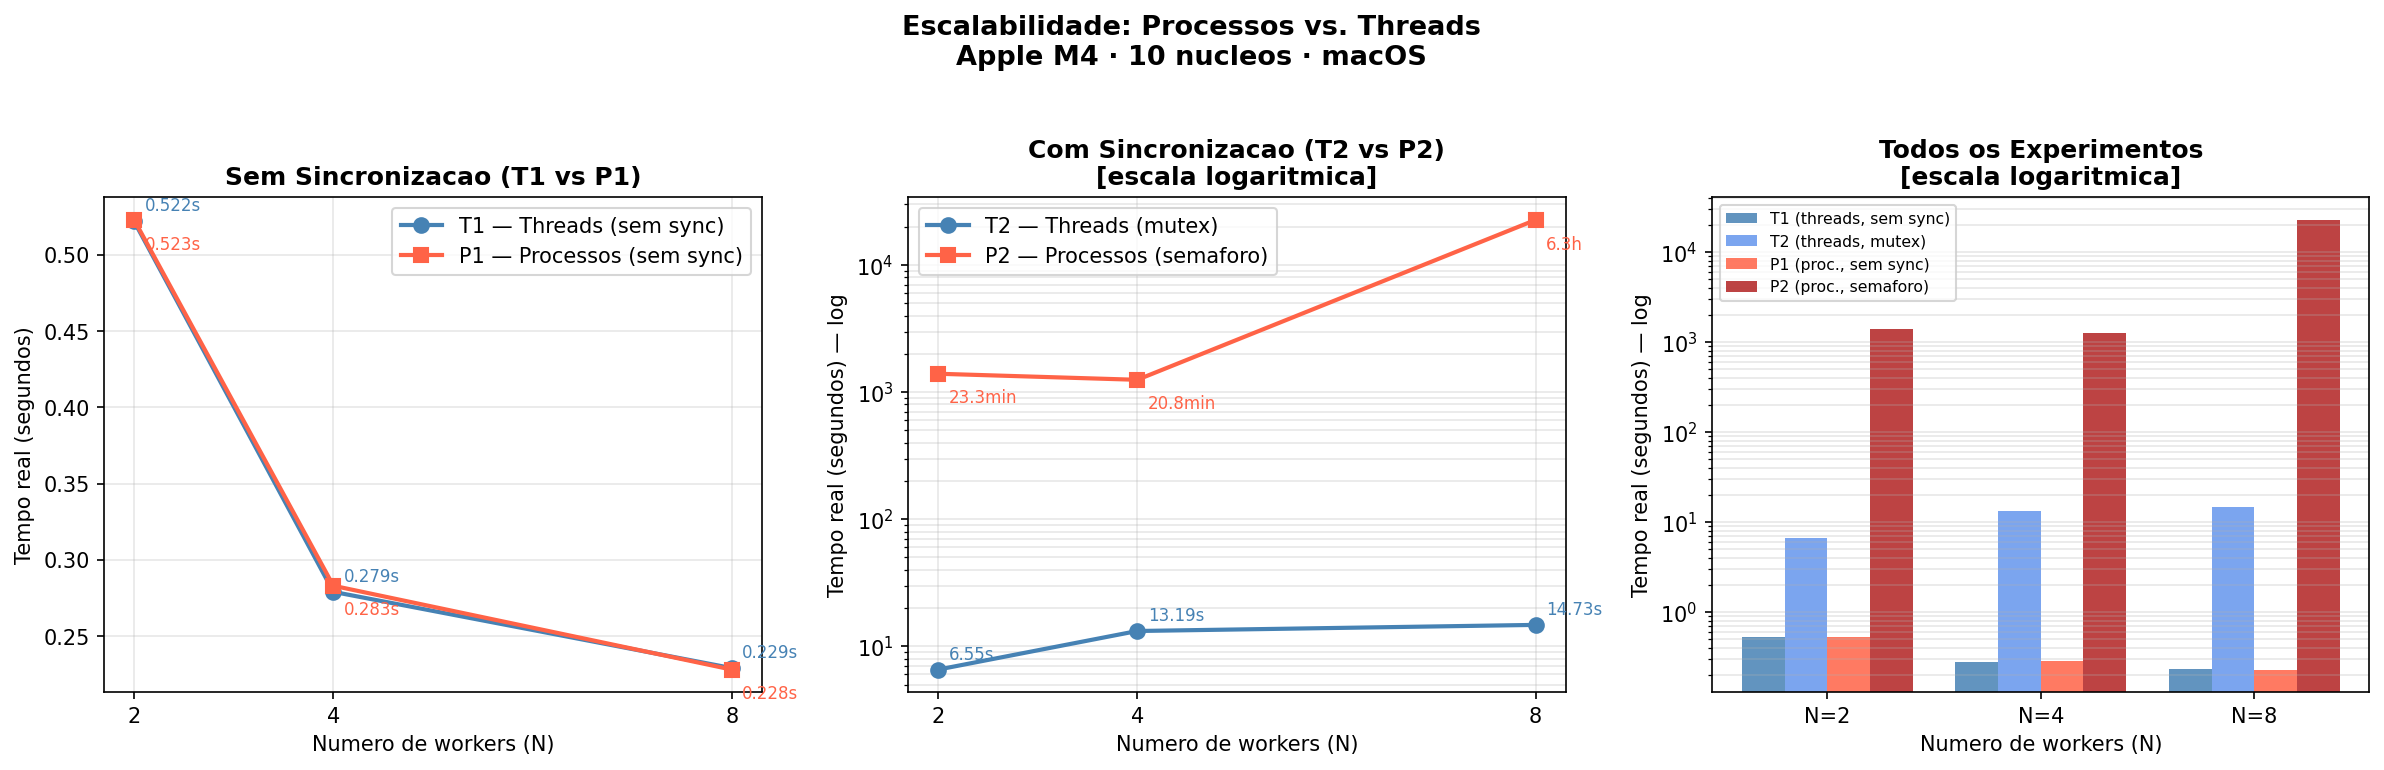

Write Python code to recreate this figure.
"""
grafico.py - Gera os graficos de escalabilidade do T1 de Sistemas Operacionais
Dados reais coletados em Apple M4 (10 nucleos, 24 GB RAM), macOS
"""

import matplotlib
matplotlib.use('Agg')
import matplotlib.pyplot as plt
import matplotlib.ticker as ticker
import numpy as np

N = [2, 4, 8]

# Tempos reais de execucao (segundos) — coletados com 'time' em macOS
T1 = [0.522, 0.279, 0.229]   # threads sem mutex
T2 = [6.551, 13.185, 14.728] # threads com pthread_mutex
P1 = [0.523, 0.283, 0.228]   # processos sem semaforo
P2 = [1395.57, 1250.52, 22681.46]  # processos com sem_open

# --------------------------------------------------------------------------
# Grafico 1: Escala linear — T1 e P1 (experimentos sem sincronizacao)
# --------------------------------------------------------------------------
fig, axes = plt.subplots(1, 3, figsize=(16, 5))
fig.suptitle('Escalabilidade: Processos vs. Threads\nApple M4 · 10 nucleos · macOS',
             fontsize=13, fontweight='bold', y=1.02)

# --- Subplot A: sem sincronizacao (T1 vs P1) ---
ax = axes[0]
ax.plot(N, T1, 'o-', color='steelblue',  linewidth=2, markersize=7, label='T1 — Threads (sem sync)')
ax.plot(N, P1, 's-', color='tomato',     linewidth=2, markersize=7, label='P1 — Processos (sem sync)')
ax.set_title('Sem Sincronizacao (T1 vs P1)', fontweight='bold')
ax.set_xlabel('Numero de workers (N)')
ax.set_ylabel('Tempo real (segundos)')
ax.set_xticks(N)
ax.legend()
ax.grid(True, alpha=0.3)
for xi, y1, y2 in zip(N, T1, P1):
    ax.annotate(f'{y1:.3f}s', (xi, y1), textcoords='offset points', xytext=(5, 5), fontsize=8, color='steelblue')
    ax.annotate(f'{y2:.3f}s', (xi, y2), textcoords='offset points', xytext=(5, -14), fontsize=8, color='tomato')

# --- Subplot B: com sincronizacao — T2 vs P2 (escala log) ---
ax = axes[1]
ax.plot(N, T2,  'o-', color='steelblue', linewidth=2, markersize=7, label='T2 — Threads (mutex)')
ax.plot(N, P2,  's-', color='tomato',    linewidth=2, markersize=7, label='P2 — Processos (semaforo)')
ax.set_yscale('log')
ax.set_title('Com Sincronizacao (T2 vs P2)\n[escala logaritmica]', fontweight='bold')
ax.set_xlabel('Numero de workers (N)')
ax.set_ylabel('Tempo real (segundos) — log')
ax.set_xticks(N)
ax.legend()
ax.grid(True, which='both', alpha=0.3)

def fmt_time(s):
    if s >= 3600:
        return f'{s/3600:.1f}h'
    if s >= 60:
        return f'{s/60:.1f}min'
    return f'{s:.2f}s'

for xi, y1, y2 in zip(N, T2, P2):
    ax.annotate(fmt_time(y1), (xi, y1), textcoords='offset points', xytext=(5, 5),  fontsize=8, color='steelblue')
    ax.annotate(fmt_time(y2), (xi, y2), textcoords='offset points', xytext=(5, -14), fontsize=8, color='tomato')

# --- Subplot C: todos os experimentos lado a lado por N ---
ax = axes[2]
x = np.arange(len(N))
width = 0.2
bars = [T1, T2, P1, P2]
colors = ['steelblue', 'cornflowerblue', 'tomato', 'firebrick']
labels = ['T1 (threads, sem sync)', 'T2 (threads, mutex)', 'P1 (proc., sem sync)', 'P2 (proc., semaforo)']
offsets = [-1.5, -0.5, 0.5, 1.5]

for bar_data, color, label, off in zip(bars, colors, labels, offsets):
    ax.bar(x + off * width, bar_data, width, label=label, color=color, alpha=0.85)

ax.set_yscale('log')
ax.set_title('Todos os Experimentos\n[escala logaritmica]', fontweight='bold')
ax.set_xlabel('Numero de workers (N)')
ax.set_ylabel('Tempo real (segundos) — log')
ax.set_xticks(x)
ax.set_xticklabels([f'N={n}' for n in N])
ax.legend(fontsize=7.5)
ax.grid(True, which='both', axis='y', alpha=0.3)

plt.tight_layout()
plt.savefig('grafico.png', dpi=150, bbox_inches='tight')
print("Grafico salvo em: grafico.png")
